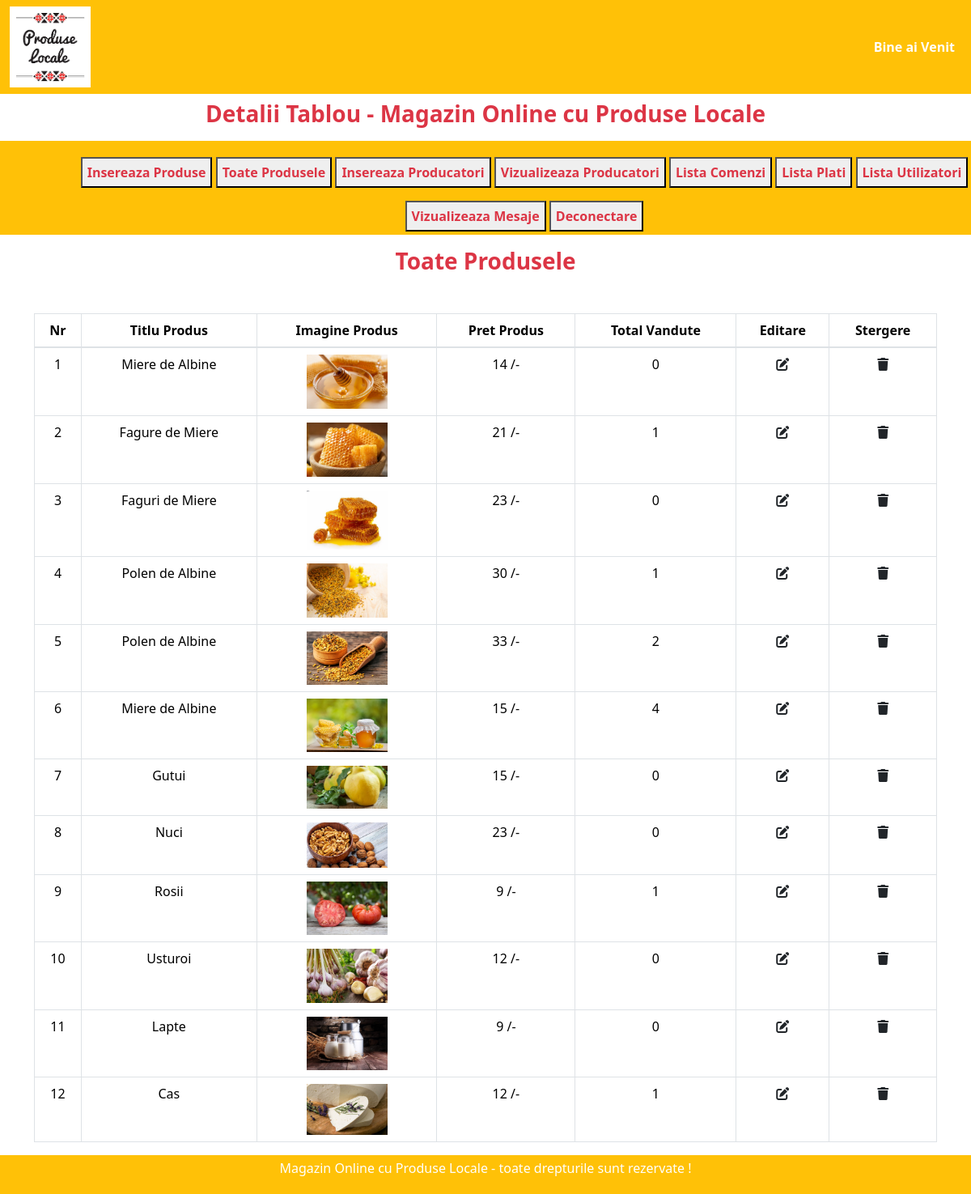
Screenshot of /Licenta2024/magazin_online/admin_area/index.php?view_products with the database file from the repository.
### tables this page shows
CREATE TABLE `products` (
  `product_id` int(11) NOT NULL,
  `product_title` varchar(100) NOT NULL,
  `product_description` varchar(255) NOT NULL,
  `product_keywords` varchar(255) NOT NULL,
  `category_id` int(11) NOT NULL,
  `brand_id` int(11) NOT NULL,
  `product_image1` varchar(255) NOT NULL,
  `product_image2` varchar(255) NOT NULL,
  `product_image3` varchar(255) NOT NULL,
  `product_price` varchar(100) NOT NULL,
  `date` timestamp NOT NULL DEFAULT current_timestamp() ON UPDATE current_timestamp(),
  `status` varchar(100) NOT NULL
);

### Licenta2024/magazin_online/admin_area/view_products.php (the view, shortened to what this page needs)
<h3 class="text-center text-danger fw-bold"> Toate Produsele </h3>
<table class="table table-bordered mt-5">
    <thead>
        <tr class="text-center">
            <th> Nr </th>
            <th> Titlu Produs </th>
            <th> Imagine Produs </th>
            <th> Pret Produs </th>
            <th> Total Vandute </th>
            <th> Editare </th>
            <th> Stergere </th>
        </tr>
    </thead>
    <tbody>
        <?php
           $get_products = "SELECT * FROM `products` ";
           $result = mysqli_query($con, $get_products);
           $number = 0;
           while($row = mysqli_fetch_assoc($result)){
            $product_id = $row['product_id'];
            $product_title = $row['product_title'];
            $product_image1 = $row['product_image1'];
            $product_price = $row['product_price'];
            $number++;
            ?>
        <tr class="text-center">
            <td> <?php echo $number; ?> </td>
            <td> <?php echo $product_title ?> </td>
            <td> <img src="./product_images/<?php echo
                $product_image1; ?>" class="product_img"/> </td>
            <td> <?php echo $product_price; ?> /- </td>
            <td> <?php
                $get_count = "SELECT * FROM `orders_pending` WHERE
                product_id = $product_id ";
                $result_count = mysqli_query($con, $get_count);
                $rows_count = mysqli_num_rows($result_count);
                echo $rows_count;
            ?> </td>
            <td> <a href="index.php?edit_products=<?php echo $product_id ?>" class="text-dark"> <i class="fa-solid
                fa-pen-to-square"> </i> </a> </td>
            <td> <a href="index.php?delete_product=<?php echo $product_id ?>" class="text-dark"> <i class="fa-solid
                fa-trash"> </i> </a> </td>
        </tr>
    <?php
        }
    ?>
    </tbody>
</table>

### Licenta2024/magazin_online/admin_area/index.php (style rules this page uses)
body { overflow-x: hidden; }
.product_img { width: 100px; object-fit: contain; }

### rows the page displays
products: product_title "Miere de Albine", product_image1 (picture), product_price "14", rows_count "0"
products: product_title "Fagure de Miere", product_image1 (picture), product_price "21", rows_count "1"
products: product_title "Faguri de Miere", product_image1 (picture), product_price "23", rows_count "0"
products: product_title "Polen de Albine", product_image1 (picture), product_price "30", rows_count "1"
products: product_title "Polen de Albine", product_image1 (picture), product_price "33", rows_count "2"
products: product_title "Miere de Albine", product_image1 (picture), product_price "15", rows_count "4"
products: product_title "Gutui", product_image1 (picture), product_price "15", rows_count "0"
products: product_title "Nuci", product_image1 (picture), product_price "23", rows_count "0"
products: product_title "Rosii", product_image1 (picture), product_price "9", rows_count "1"
products: product_title "Usturoi", product_image1 (picture), product_price "12", rows_count "0"
products: product_title "Lapte", product_image1 (picture), product_price "9", rows_count "0"
products: product_title "Cas", product_image1 (picture), product_price "12", rows_count "1"
